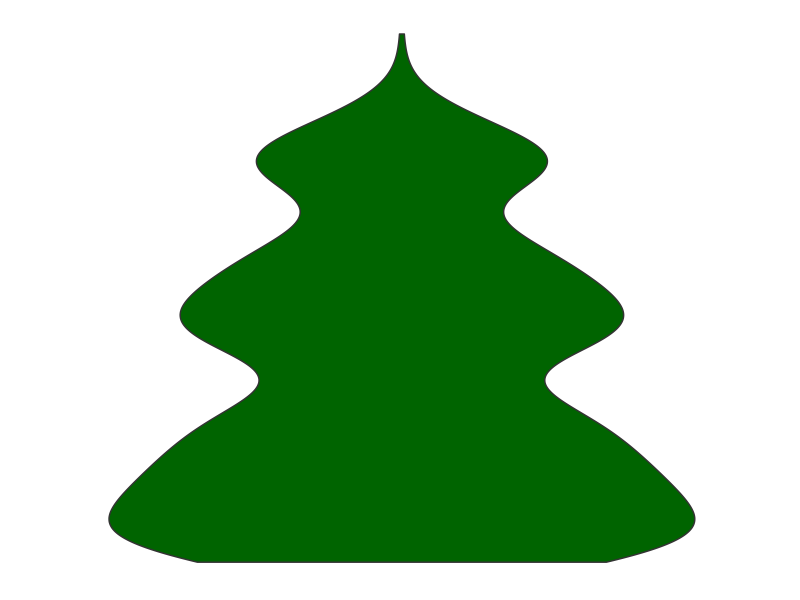

Write R code to recreate this figure.
library("ggplot2")
a <- c(1100, 1150)


x <- seq(800, 1000, length.out=11)
x <- rep(x, times=seq(31,1, length.out=11))

y <- seq(400, 700, length.out=11)
y <- rep(y, times=seq(51, 20, length.out=11))

z <- seq(-100, 300, length.out=11)
z <- rep(z, times=seq(80, 40, length.out=11))

wektor <- cbind(c(a, x, y, z))
wektor <- as.data.frame(wektor)
colnames(wektor) <- "kolumna"

ggplot(
  wektor,
  aes(x = "", y = kolumna)
  ) +
  geom_violin(fill = "darkgreen") +
  theme(
    axis.title = element_blank(),     
    axis.text = element_blank(),  
    axis.ticks = element_blank(), 
    panel.grid = element_blank(), 
    panel.border = element_blank(),
    panel.background = element_blank()
    )

  
  
